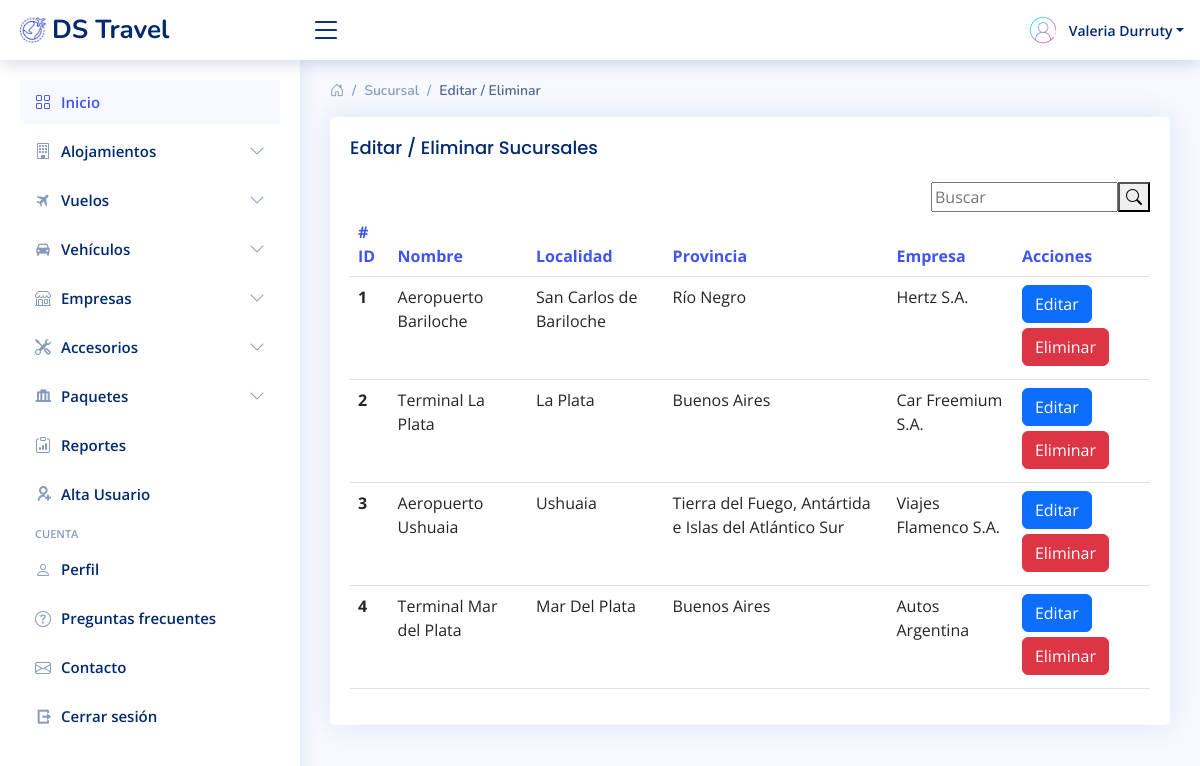
The page /Admin/sistema/mod_baja-sucursales.php (signed in) on the database its author committed.
### tables this page shows
CREATE TABLE `sucursal` (
  `OID` int(11) NOT NULL,
  `nombre` varchar(250) NOT NULL,
  `localidad` varchar(250) NOT NULL,
  `fk_provincia` int(11) NOT NULL,
  `fk_empresa` int(11) NOT NULL
);

CREATE TABLE `provincia` (
  `OID` int(11) NOT NULL,
  `nombre` varchar(250) NOT NULL
);

CREATE TABLE `empresa` (
  `OID` int(11) NOT NULL,
  `nombre` varchar(250) NOT NULL,
  `CUIT` bigint(11) NOT NULL
);

### Admin/sistema/mod_baja-sucursales.php (the view, shortened to what this page needs)
<?php
include "../conexion.php";
$cmd = mysqli_query($conexion,"SELECT * FROM sucursal");
?>
<!DOCTYPE html>
<html lang="en">
<head>
  <link href="assets/vendor/bootstrap/css/bootstrap.min.css" rel="stylesheet">
  <link href="assets/vendor/bootstrap-icons/bootstrap-icons.css" rel="stylesheet">
  <link href="assets/vendor/boxicons/css/boxicons.min.css" rel="stylesheet">
  <link href="assets/vendor/quill/quill.snow.css" rel="stylesheet">
  <link href="assets/vendor/quill/quill.bubble.css" rel="stylesheet">
  <link href="assets/vendor/remixicon/remixicon.css" rel="stylesheet">
  <link href="assets/vendor/simple-datatables/style.css" rel="stylesheet">
  <link href="assets/css/style.css" rel="stylesheet">
</head>
<body>
  <?php include "includes/header.php"; ?>
  <?php include "includes/Sidebar.php"; ?>
  <main id="main" class="main">
    <div class="pagetitle">
      <nav>
        <ol class="breadcrumb">
          <li class="breadcrumb-item"><a href="home.php"><i class="bi bi-house-door"></i></a></li>
          <li class="breadcrumb-item">Sucursal</li>
          <li class="breadcrumb-item active">Editar / Eliminar</li>
        </ol>
      </nav>
    </div>
    <section class="section">
          <div class="card">
            <div class="card-body">
              <h5 class="card-title">Editar / Eliminar Sucursales</h5>
              <div class="search-bar" style="float: right">
                <form class="search-form d-flex align-items-center" method="GET" action="buscar_sucursal.php">
                  <input type="text" name="busqueda" id="busqueda" placeholder="Buscar" title="Enter search keyword">
                  <button type="submit" title="Search"><i class="bi bi-search"></i></button>
                </form>
              </div>
                  <table class="table table-hover">
                    <thead>
                      <tr>
                        <th scope="col" data-sortable="">
                          <a href="#" class=""># ID</a>
                        </th>
                        <th scope="col" data-sortable="">
                          <a href="#" class="">Nombre</a>
                        </th>
                        <th scope="col" data-sortable="">
                          <a href="#" class="">Localidad</a>
                        </th>
                        <th scope="col" data-sortable="">
                          <a href="#" class="">Provincia</a>
                        </th>
                        <th scope="col" data-sortable="">
                          <a href="#" class="">Empresa</a>
                        </th>
                        <th scope="col" data-sortable="">
                          <a href="#" class="">Acciones</a>
                        </th>
                      </tr>
                    </thead>
                    <tbody>
                        <?php while ($sucursal = mysqli_fetch_array($cmd)) {
                        ?>
                      <tr>
                        <th scope="row"><?php echo $sucursal['OID']; ?></th>
                        <td><?php echo $sucursal['nombre']; ?></td>
                        <td><?php echo $sucursal['localidad']; ?></td>
                        <td><?php
                            $idProvincia = $sucursal['fk_provincia'];
                            $prov = mysqli_query($conexion,"SELECT * FROM provincia WHERE OID = '$idProvincia'");
                            $provincia = mysqli_fetch_array($prov);
                            echo $provincia['nombre']; ?></td>
                        <td><?php
                            $idEmpresa = $sucursal['fk_empresa'];
                            $emp = mysqli_query($conexion,"SELECT * FROM empresa WHERE OID = '$idEmpresa'");
                            $empresa = mysqli_fetch_array($emp);
                            echo $empresa['nombre']; ?>
                        </td>
                        <td>
						            <a href="editar-sucursales.php?id=<?php echo $sucursal["OID"]; ?>"><button type="button" class="btn btn-primary">Editar</button></a>
						            <a href="eliminar-sucursales.php?id=<?php echo $sucursal["OID"]; ?>"><button type="button" class="btn btn-danger">Eliminar</button></a>
					              </td>
                        </tr>
                        <?php };?>
                    </tbody>
                  </table>
        </div>
      </div>
    </section>
  </main>
  <?php include "includes/header.php"; ?>
</body>
</html>

### Admin/sistema/assets/css/style.css (style rules this page uses)
:root { scroll-behavior: smooth; }
body { font-family: "Open Sans", sans-serif; background: #f6f9ff; color: #444444; }
a { color: #4154f1; text-decoration: none; }
h1, h2, h3, h4, h5, h6 { font-family: "Nunito", sans-serif; }
#main { margin-top: 60px; padding: 20px 30px; transition: all 0.3s; }
.pagetitle { margin-bottom: 10px; }
.btn { margin-bottom: 5px; }
.card { margin-bottom: 30px; border: none; border-radius: 5px; box-shadow: 0px 0 30px rgba(1, 41, 112, 0.1); }
.card-title { padding: 20px 0 15px 0; font-size: 18px; font-weight: 500; color: #012970; font-family: "Poppins", sans-serif; }
.card-body { padding: 0 20px 20px 20px; }
.breadcrumb { font-size: 14px; font-family: "Nunito", sans-serif; color: #899bbd; font-weight: 600; }
.breadcrumb a { color: #899bbd; transition: 0.3s; }
.breadcrumb .breadcrumb-item::before { color: #899bbd; }
.breadcrumb .active { color: #51678f; font-weight: 600; }
@media (min-width: 1200px) { #main, #footer { margin-left: 300px; } }

### rows shown on the page
sucursal: OID "1", nombre "Aeropuerto Bariloche", localidad "San Carlos de Bariloche", fk_provincia.nombre "Río Negro", fk_empresa.nombre "Hertz S.A."
sucursal: OID "2", nombre "Terminal La Plata", localidad "La Plata", fk_provincia.nombre "Buenos Aires", fk_empresa.nombre "Car Freemium S.A."
sucursal: OID "3", nombre "Aeropuerto Ushuaia", localidad "Ushuaia", fk_provincia.nombre "Tierra del Fuego, Antártida e Islas del Atlántico Sur", fk_empresa.nombre "Viajes Flamenco S.A."
sucursal: OID "4", nombre "Terminal Mar del Plata", localidad "Mar Del Plata", fk_provincia.nombre "Buenos Aires", fk_empresa.nombre "Autos Argentina"

### other values the page prints
$_SESSION['nombre'] "Valeria"
$_SESSION['apellido'] "Durruty"
